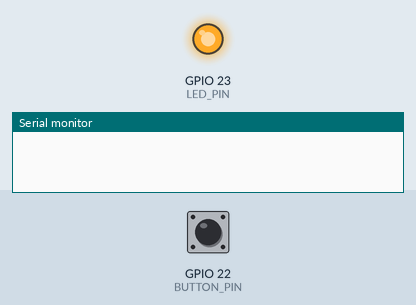
This program was run on a simulated ESP32. Shown: output pins drawn as LEDs (lit = HIGH), the last lines printed to the serial monitor. Inputs (shaded band) come from the test bench; at power-on: GPIO 22 (BUTTON_PIN) LOW.

Above: at 1.2 s.
1.3 s: GPIO 22 (BUTTON_PIN) pulled HIGH for 0.15 s
At 2.3 s:
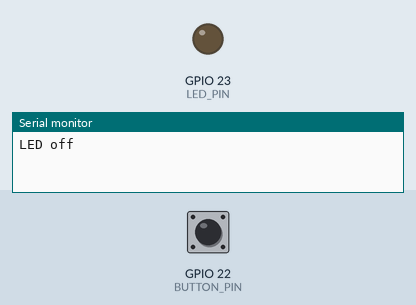
2.9 s: GPIO 22 (BUTTON_PIN) pulled HIGH for 1 s
At 3.5 s:
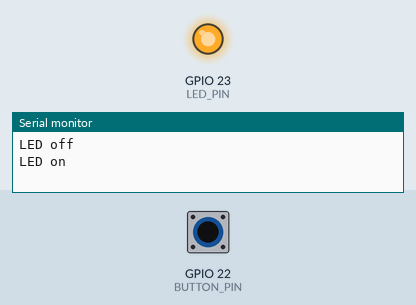
5.4 s: GPIO 22 (BUTTON_PIN) pulled HIGH for 3.2 s
At 6.6 s:
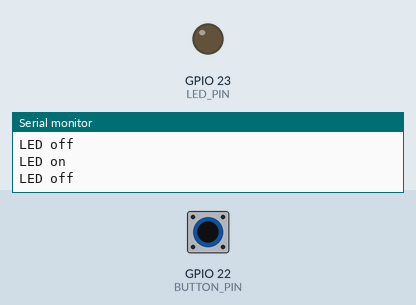
Timing chart, 0 to 8.4 s (numbered marks = the images above; inputs shaded):
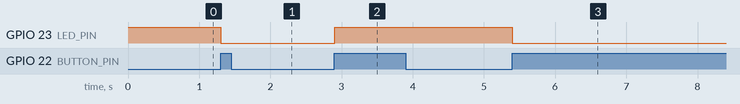

Measured:
- after the input at 1.3 s, GPIO 23 (LED_PIN): HIGH → LOW at once
- after the input at 2.9 s, GPIO 23 (LED_PIN): LOW → HIGH at once
- after the input at 5.4 s, GPIO 23 (LED_PIN): HIGH → LOW at once

The program:

main.cpp
```cpp
/*
 * Name: Ahmet Tarik Sezer
 * Student number: 25159445
  * Reviewed by Ayhan Erdem Sezer
 */

#include <Arduino.h>

#define LED_PIN        23   // LED (with 220 ohm resistor) is connected to GPIO23
#define BUTTON_PIN     22   // Button is connected between GPIO22 and 3.3V
#define DEBOUNCE_TIME  80   // Time in ms to wait until the button stops bouncing

bool ledState = HIGH;          // Current state of the LED (starts ON)
bool lastButtonState = LOW;    // Button state from the previous loop

void setup() {
    Serial.begin(115200);                  // Start serial communication for debugging

    pinMode(LED_PIN, OUTPUT);              // LED pin is an output
    pinMode(BUTTON_PIN, INPUT_PULLDOWN);   // Button pin is an input, pulled down to 0V when not pressed

    digitalWrite(LED_PIN, ledState);       // Turn the LED on at startup
}

void loop() {
    bool buttonState = digitalRead(BUTTON_PIN);   // Read the button: HIGH = pressed, LOW = not pressed

    if (buttonState != lastButtonState) {         // Button state changed (pressed or released)
        if (buttonState == HIGH) {                 // Only react when the button is pressed, not released
            ledState = !ledState;                  // Toggle the LED state
            digitalWrite(LED_PIN, ledState);       // Write the new state to the LED

            if (ledState == HIGH) {
                Serial.println("LED on");
            } else {
                Serial.println("LED off");
            }
        }
        delay(DEBOUNCE_TIME);                      // Wait until the bouncing is over
    }

    lastButtonState = buttonState;                 // Remember the state for the next loop
}
```
